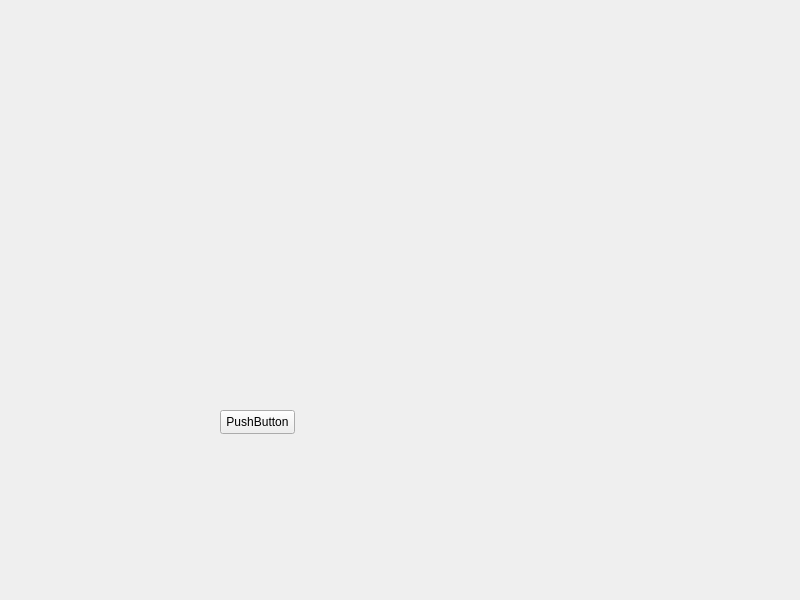
<?xml version="1.0" encoding="UTF-8"?>
<ui version="4.0">
 <class>Widget</class>
 <widget class="QWidget" name="Widget">
  <property name="geometry">
   <rect>
    <x>0</x>
    <y>0</y>
    <width>800</width>
    <height>600</height>
   </rect>
  </property>
  <property name="windowTitle">
   <string>Widget</string>
  </property>
  <widget class="QPushButton" name="pushButton">
   <property name="geometry">
    <rect>
     <x>220</x>
     <y>410</y>
     <width>75</width>
     <height>24</height>
    </rect>
   </property>
   <property name="text">
    <string>PushButton</string>
   </property>
  </widget>
 </widget>
 <resources/>
 <connections/>
</ui>
